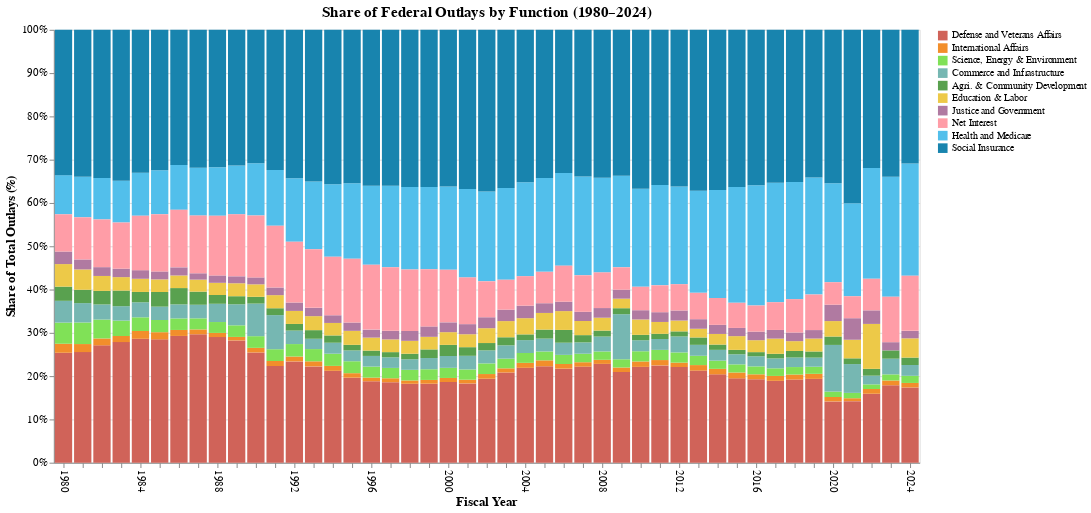

Notebook code cell kept with this figure:
### Code cell
# Read and clean data
df = pd.read_excel(FILE_PATH, sheet_name='Table 3.2A')

df_long = (
    df.melt(
        id_vars=[df.columns[0]],  
        var_name='Year',
        value_name='Outlays'
    )
    .rename(columns={df.columns[0]: 'Subfunction'})
)

# Convert to numeric and filter valid years
df_long['Year'] = pd.to_numeric(df_long['Year'], errors='coerce')
df_long['Outlays'] = pd.to_numeric(df_long['Outlays'], errors='coerce')
df_long = df_long.dropna(subset=['Year', 'Outlays'])
df_long = df_long[df_long['Year'] >= 1980]


# Customizing color for each category 
category_config = [
    {'name': 'Defense and Veterans Affairs', 'color': "#D06359"},
    {'name': 'International Affairs', 'color': '#F28E2B'},
    {'name': 'Science, Energy & Environment', 'color': "#80E157"},
    {'name': 'Commerce and Infrastructure', 'color': '#76B7B2'},
    {'name': 'Agri. & Community Development', 'color': '#59A14F'},
    {'name': 'Education & Labor', 'color': '#EDC948'},
    {'name': 'Justice and Government', 'color': '#B07AA1'},
    {'name': 'Net Interest', 'color': '#FF9DA7'},
    {'name': 'Health and Medicare', 'color': "#52BFEB"},
    {'name': 'Social Insurance', 'color': "#1884AE"},
]


# Extract domain and color range
color_domain = [item['name'] for item in category_config]
color_range = [item['color'] for item in category_config]

# Create order column for stacking 
subfunction_order = {name: i for i, name in enumerate(color_domain)}
df_long['order'] = df_long['Subfunction'].map(subfunction_order)

# Create normalized stacked bar chart
chart_bar = (
    alt.Chart(df_long)
    .mark_bar()
    .encode(
        x=alt.X(
            'Year:O',
            title='Fiscal Year',
            axis=alt.Axis(
                labelAngle=90,
                labelExpr="datum.value % 4 == 0 ? datum.value : ''"  # show every 4th year
            )
        ),
        y=alt.Y(
            'Outlays:Q',
            stack='normalize',
            title='Share of Total Outlays (%)',
            axis=alt.Axis(format='%')
        ),
        color=alt.Color(
            'Subfunction:N',
            legend=alt.Legend(title=None),
            scale=alt.Scale(domain=color_domain, range=color_range)
        ),
        order=alt.Order('order:Q')
    )
    .properties(
        title='Share of Federal Outlays by Function (1980–2024)',
        width=900,
        height=450
    )
    .configure_axis(
        labelFontSize=11,
        titleFontSize=13
    )
    .configure_title(
        fontSize=16
    )
)

chart_bar

### Figure 1 — Vega-Lite specification as saved in the notebook (floating-point values rounded to 4 significant figures; data arrays with more than 128 entries replaced by an {"elided": "..."} marker saying what was removed)
{"config": {"view": {"continuousWidth": 300, "continuousHeight": 300}, "axis": {"labelFontSize": 11, "titleFontSize": 13}, "title": {"fontSize": 16}}, "data": {"name": "data-b960e613aa48f0ff6f115dda201b9361"}, "mark": {"type": "bar"}, "encoding": {"color": {"field": "Subfunction", "legend": {"title": null}, "scale": {"domain": ["Defense and Veterans Affairs", "International Affairs", "Science, Energy & Environment", "Commerce and Infrastructure", "Agri. & Community Development", "Education & Labor", "Justice and Government", "Net Interest", "Health and Medicare", "Social Insurance"], "range": ["#D06359", "#F28E2B", "#80E157", "#76B7B2", "#59A14F", "#EDC948", "#B07AA1", "#FF9DA7", "#52BFEB", "#1884AE"]}, "type": "nominal"}, "order": {"field": "order", "type": "quantitative"}, "x": {"axis": {"labelAngle": 90, "labelExpr": "datum.value % 4 == 0 ? datum.value : ''"}, "field": "Year", "title": "Fiscal Year", "type": "ordinal"}, "y": {"axis": {"format": "%"}, "field": "Outlays", "stack": "normalize", "title": "Share of Total Outlays (%)", "type": "quantitative"}}, "height": 450, "title": "Share of Federal Outlays by Function (1980–2024)", "width": 900, "$schema": "https://vega.github.io/schema/vega-lite/v5.20.1.json", "datasets": {"data-b960e613aa48f0ff6f115dda201b9361": {"elided": "450 records"}}}
